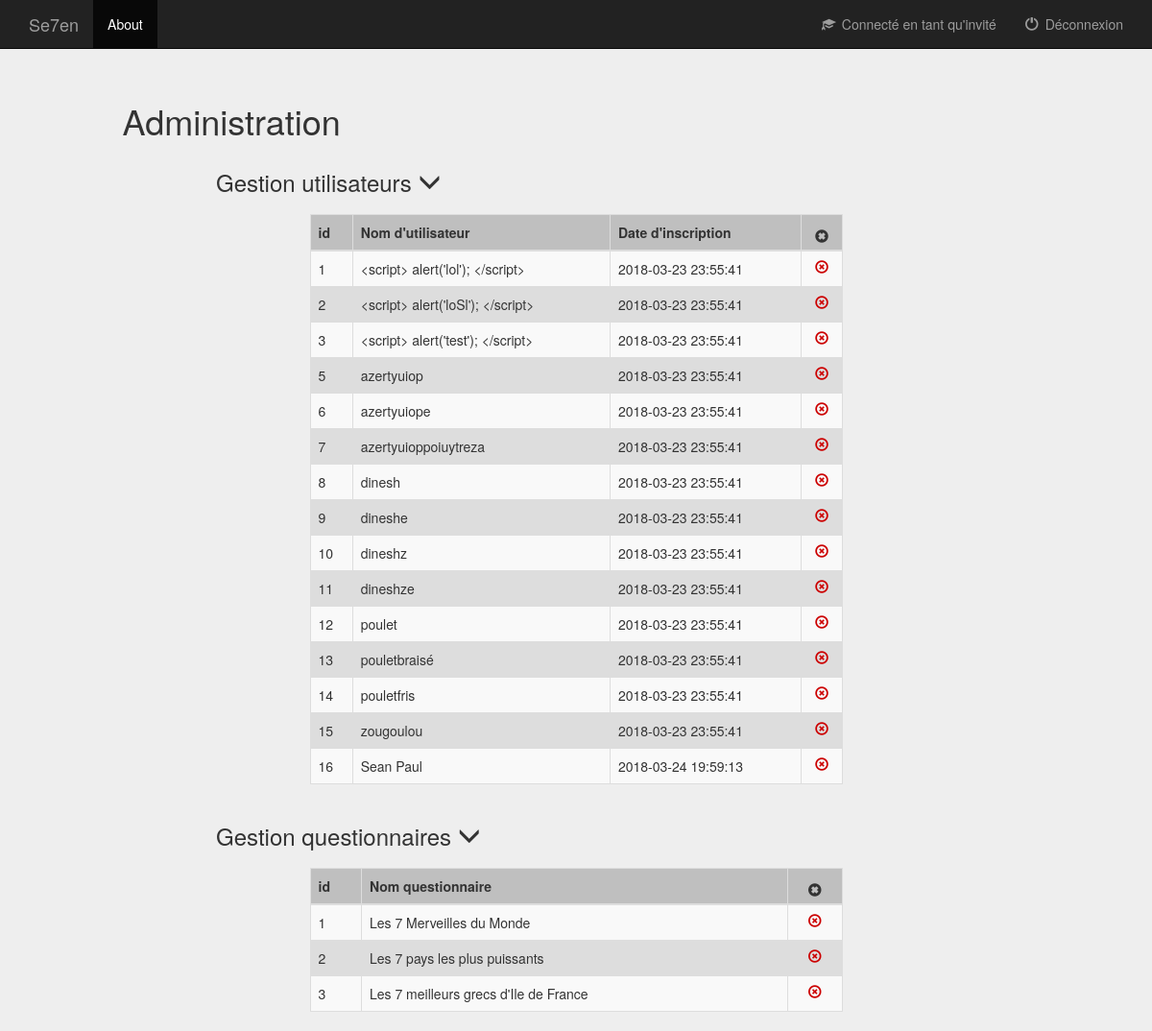
Page /main/administration.php on the committed database.
### tables this page shows
CREATE TABLE IF NOT EXISTS `users` (
  `id` smallint(6) NOT NULL AUTO_INCREMENT,
  `login` varchar(50) NOT NULL,
  `password` varchar(100) NOT NULL,
  `date_inscription` timestamp NOT NULL DEFAULT CURRENT_TIMESTAMP,
  PRIMARY KEY (`login`),
  UNIQUE KEY `id` (`id`)
);

CREATE TABLE IF NOT EXISTS `questionnaires` (
  `idQuestionnaire` smallint(6) NOT NULL AUTO_INCREMENT,
  `nomQuestionnaire` tinytext NOT NULL,
  PRIMARY KEY (`idQuestionnaire`)
);

### main/administration.php (the view, shortened to what this page needs)
<?php
	$page_name="administration.php";
    require ('header.php');
    require('../database_auth.php');
?>
  <div class="col-lg-12 col-md-12 col-sm-12">
    <div class="col-lg-offset-1 col-lg-11 col-md-offset-1 col-md-11 col-sm-offset-1 col-sm-11"> <h1>Administration</h1>
    </div>
    <div class="col-lg-offset-2 col-lg-10 col-md-offset-2 col-md-10 col-sm-offset-2 col-sm-10">
      <h3>Gestion utilisateurs <span id="menu-bas-user" class="glyphicon glyphicon-menu-down"></span></h3>
    </div>
    <div class="col-lg-offset-3 col-lg-6 col-lg-offset-3 col-md-offset-3 col-md-6 col-md-offset-3 col-sm-offset-3 col-sm-6 col-sm-offset-3">
      <table id="table_user" class="table table-striped table-bordered">
        <thead>
          <tr>
            <th>id</th>
            <th>Nom d'utilisateur</th>
            <th>Date d'inscription</th>
            <th><span class="glyphicon glyphicon-remove-sign"></span></th>
          </tr>
        </thead>
        <tbody>
          <?php
            $req1=$bd->prepare('select * from users order by id');
            $req1->execute();
                  while($tab1 = $req1->fetch(PDO::FETCH_ASSOC)){
                    if(htmlspecialchars($tab1['login'], ENT_QUOTES) !== "admin"){
                      echo "<tr id='ligne_user" . $tab1['id'] . "' >";
                      echo "<td>" . $tab1['id'] . "</td>";
                      echo "<td>" . htmlspecialchars($tab1['login'], ENT_QUOTES) . "</td>";
                      echo "<td>" . $tab1['date_inscription'] . "</td>";
                      echo "<td> <span id='user" . $tab1['id'] . "'class='element_supprimable glyphicon glyphicon-remove-circle'> </td>";
                      echo '</tr>';
                    }
                  }
          ?>
        </tbody>
      </table>
    </div>
    <div class="col-lg-offset-2 col-lg-10 col-md-offset-2 col-md-10 col-sm-offset-2 col-sm-10">
      <h3>Gestion questionnaires <span id="menu-bas-questionnaire" class="glyphicon glyphicon-menu-down"></span></h3>
    </div>
    <div class="col-lg-offset-3 col-lg-6 col-lg-offset-3 col-md-offset-3 col-md-6 col-md-offset-3 col-sm-offset-3 col-sm-6 col-sm-offset-3">
      <table id="table_questionnaire" class="table table-striped table-bordered">
        <thead>
          <tr>
            <th>id</th>
            <th>Nom questionnaire</th>
            <th><span class="glyphicon glyphicon-remove-sign"></span></th>
          </tr>
        </thead>
        <tbody>
          <?php
            $req2=$bd->prepare('select * from questionnaires order by idQuestionnaire');
            $req2->execute();
                  while($tab2 = $req2->fetch(PDO::FETCH_ASSOC)){
                    echo '<tr>';
                    echo "<td>" . $tab2['idQuestionnaire'] . "</td>";
                    echo "<td>" . $tab2['nomQuestionnaire'] . "</td>";
                    echo "<td> <span id='questionnaire" . $tab2['idQuestionnaire'] . "'class='element_modifiable glyphicon glyphicon-remove-circle'> </td>";
                    echo '</tr>';
                  }
          ?>
        </tbody>
      </table>
    </div>
  </div>

### main/header.php (shortened to what this page needs)
<!DOCTYPE html>
<html lang="fr">
  <head>
    <link href="../bootstrap/css/bootstrap.min.css" rel="stylesheet">
    <link href="css/header.css" rel="stylesheet">
    <link href="css/deconnexion.css" rel="stylesheet">
    <link href="css/menu_principal.css" rel="stylesheet">
    <link href="css/administration.css" rel="stylesheet">
  </head>
  <body>
    <nav class="navbar navbar-inverse navbar-static-top">
      <div class="container">
      <div class="navbar-header">
        <a class="navbar-brand" href="#" id="game_name_link">Se7en</a>
      </div>
        <div id="navbar" class="navbar-collapse collapse">
          <ul class="nav navbar-nav">
            <li class="active"><a id="about_link">About</a></li>
          </ul>
          <ul class="nav navbar-nav navbar-right">
          <?php
          if($page_name!=="deconnexion.php"){
            if(isset($_SESSION['login']) && isset($_SESSION['connecte'])){
              echo '<li><a href="#" id="connected_as"><span class="glyphicon glyphicon-education glyphicon_header"> </span> Connecté en tant que ' . $_SESSION['login'] . '</a></li>';
              echo '<li><a href="deconnexion.php"><span class="glyphicon glyphicon-off glyphicon_header"> </span> Déconnexion </a></li>';
            }
            else{
              echo "<li><a href='#' id='connected_as'><span class='glyphicon glyphicon-education glyphicon_header'> </span> Connecté en tant qu'invité</a></li>";
              echo '<li><a href="deconnexion.php"><span class="glyphicon glyphicon-off glyphicon_header"> </span> Déconnexion </a></li>';
            }
          }
          ?>
          </ul>
        </div>
      </div>
    </nav>

### main/css/header.css (style rules this page uses)
body { padding-bottom: 40px; background-color: #eee; }
#game_name_link , #connected_as { pointer-events: none; }
#about_link { cursor: pointer; }
.navbar-static-top { margin-bottom: 35px; }
.glyphicon_header { margin-right: 3px; }

### main/css/administration.css (style rules this page uses)
table { background-color: #ddd; margin-top: 10px; }
thead { background-color: #bfbfbf; font-weight: bold; }
.glyphicon-remove-circle { color: #cc0000; }
.element_supprimable, .element_modifiable, .glyphicon-remove-sign { display: block; text-align: center; }

### rows in the picture
users: id "1", login "<script> alert('lol'); </script>", date_inscription "2018-03-23 23:55:41"
users: id "2", login "<script> alert('loSl'); </script>", date_inscription "2018-03-23 23:55:41"
users: id "3", login "<script> alert('test'); </script>", date_inscription "2018-03-23 23:55:41"
users: id "5", login "azertyuiop", date_inscription "2018-03-23 23:55:41"
users: id "6", login "azertyuiope", date_inscription "2018-03-23 23:55:41"
users: id "7", login "azertyuioppoiuytreza", date_inscription "2018-03-23 23:55:41"
users: id "8", login "dinesh", date_inscription "2018-03-23 23:55:41"
users: id "9", login "dineshe", date_inscription "2018-03-23 23:55:41"
users: id "10", login "dineshz", date_inscription "2018-03-23 23:55:41"
users: id "11", login "dineshze", date_inscription "2018-03-23 23:55:41"
users: id "12", login "poulet", date_inscription "2018-03-23 23:55:41"
users: id "13", login "pouletbraisé", date_inscription "2018-03-23 23:55:41"
users: id "14", login "pouletfris", date_inscription "2018-03-23 23:55:41"
users: id "15", login "zougoulou", date_inscription "2018-03-23 23:55:41"
users: id "16", login "Sean Paul", date_inscription "2018-03-24 19:59:13"
questionnaires: idQuestionnaire "1", nomQuestionnaire "Les 7 Merveilles du Monde"
questionnaires: idQuestionnaire "2", nomQuestionnaire "Les 7 pays les plus puissants"
questionnaires: idQuestionnaire "3", nomQuestionnaire "Les 7 meilleurs grecs d'Ile de France"
